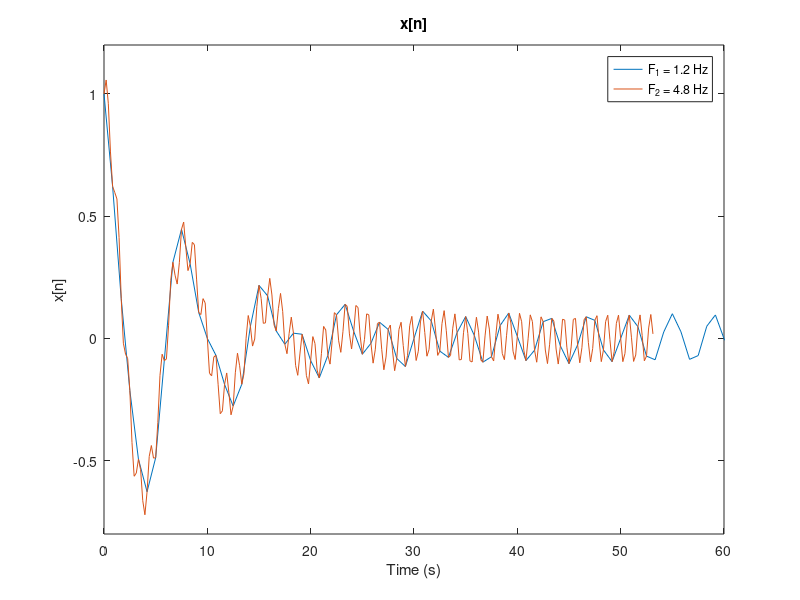

Recreate this plot in MATLAB.
clear;
close all;

a = 0.12;
Omega_1 = 0.25 * pi;
Omega_2 = 1.9 * pi;
F_1 = 1.2;
F_2 = 4.8;

sample = 0:255;

T_1 = 1 / F_1;
T_2 = 1 / F_2;

t_1 = T_1 * sample;
x_1 = exp(-a * t_1) .* cos(Omega_1 * t_1) + 0.1 * sin(Omega_2 * t_1);

t_2 = T_2 * sample;
x_2 = exp(-a * t_2) .* cos(Omega_1 * t_2) + 0.1 * sin(Omega_2 * t_2);

plot(t_1, x_1);
hold on;
plot(t_2, x_2);
xlabel('Time (s)');
ylabel('x[n]');
title('x[n]');
legend('F_1 = 1.2 Hz', 'F_2 = 4.8 Hz');
axis([0 60 -0.8 1.2]);
set (gcf, 'Position', [500 500 1000 420]);
